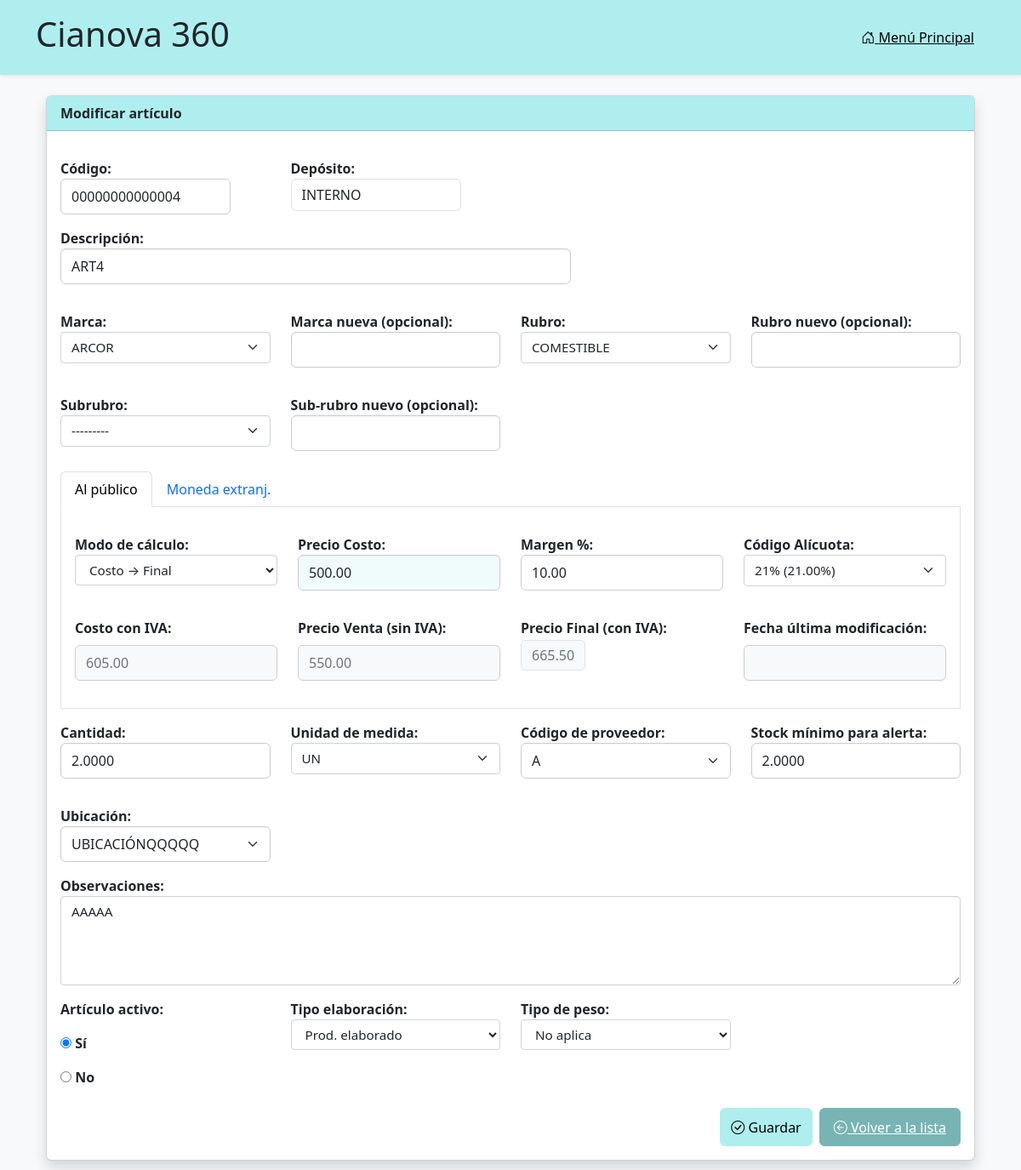
Page /articulos/modificar/23/ (signed in) on the earlier database version.
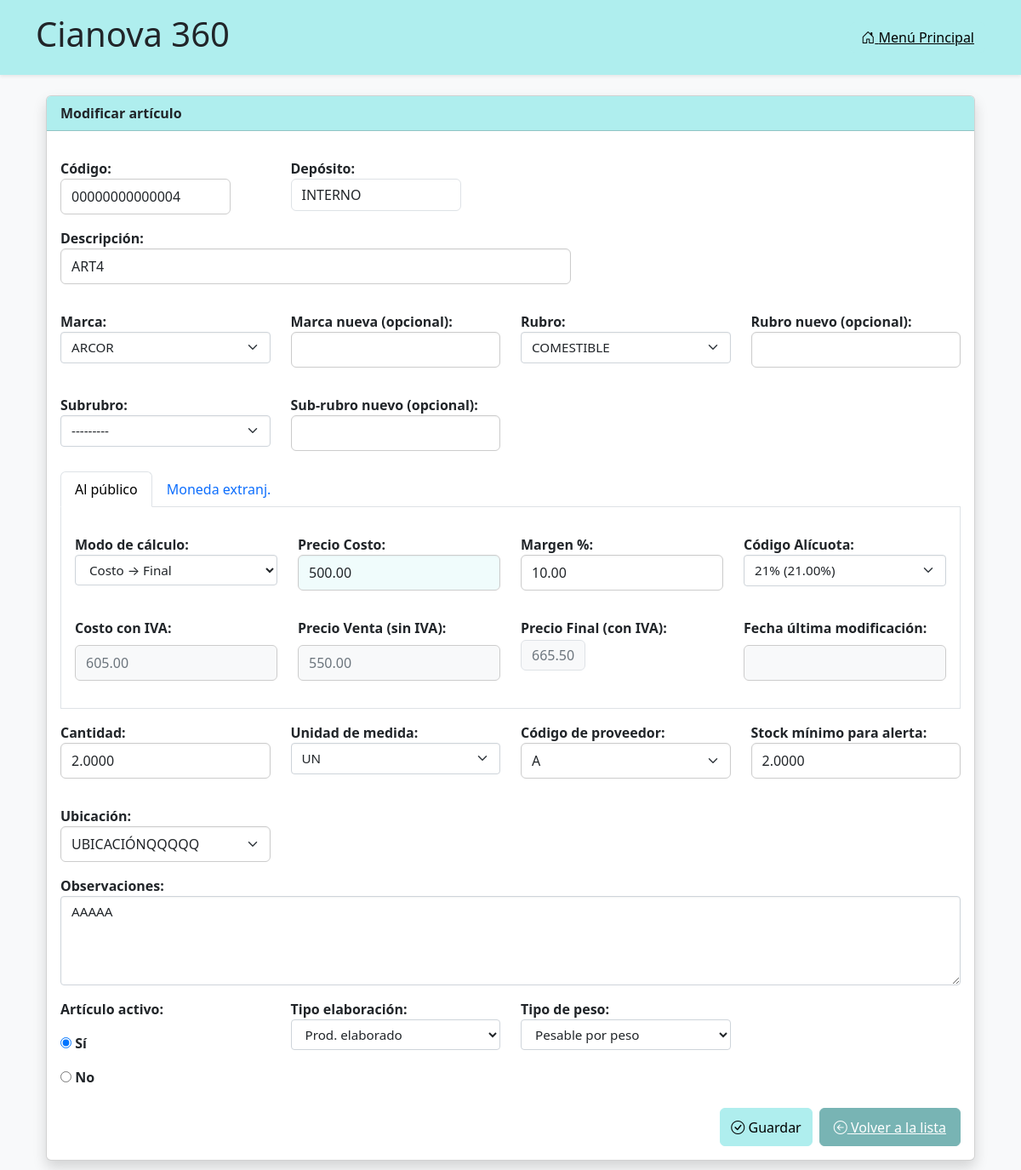
Same page on the later database version.
### articulos/models.py (models this page shows, shortened)
class UpperCaseMixin:
    def save(self, *args, **kwargs):
        for field in self._meta.fields:
            if isinstance(field, models.CharField) and getattr(self, field.name):
                setattr(self, field.name, getattr(self, field.name).upper())
        super().save(*args, **kwargs)

class Articulo(UpperCaseMixin, models.Model):
    codart = models.CharField(
        "Código",
        max_length=14,
        unique=True,
        validators=[
            RegexValidator(
                regex=r'^[A-Z0-9]+$',
                message='Solo se permiten letras mayúsculas y números.'
            )
        ],
        help_text='14 caracteres, se completa con ceros a la izquierda.'
    )
    descrip = models.CharField("Descripción", max_length=80)
    marca = models.ForeignKey('Marca', on_delete=models.PROTECT, blank=True, null=True)
    rubro = models.ForeignKey('Rubro', on_delete=models.PROTECT, blank=True, null=True)
    subrubro = models.ForeignKey('Subrubro', on_delete=models.PROTECT, blank=True, null=True)
    deposito = models.CharField(max_length=14, blank=True, null=True, verbose_name="Depósito")
    precosto = models.DecimalField("Precio Costo", max_digits=12, decimal_places=2, validators=[MinValueValidator(0)])
    margen = models.DecimalField("Margen %", max_digits=6, decimal_places=2, default=0)
    ncodalic = models.ForeignKey('Alicuota', verbose_name="Código Alícuota", on_delete=models.PROTECT)
    alic = models.DecimalField("% Alícuota", max_digits=5, decimal_places=2, editable=False, null=True, default=0)
    costoiva = models.DecimalField("Costo con IVA", max_digits=12, decimal_places=2, null=True, blank=True, default=0)
    preventa = models.DecimalField("Precio Venta (sin IVA)", max_digits=12, decimal_places=2, null=True, blank=True, default=0)
    prefinal = models.DecimalField(
        "Precio Final (con IVA)",
        max_digits=12,
        decimal_places=2,
        null=True,
        default=0,
        blank=True,
        validators=[MinValueValidator(0)]
    )
    fecultmod = models.DateField(null=True, blank=True)
    modo_calculo = models.CharField(
        max_length=1,
        choices=[('C', 'Costo → Final'), ('F', 'Final → Costo')],
        default='C',
        verbose_name="Modo de cálculo"
    )
    cantidad = models.DecimalField(max_digits=14, decimal_places=4, default=0)
    unimed = models.CharField(max_length=2, choices=UNIDADES, default='UN')
    codprovee = models.CharField("Código de proveedor", max_length=14, blank=True, null=True)
    bajostock = models.DecimalField("Stock mínimo para alerta", max_digits=11, decimal_places=4, default=0)
    ubicacion = models.CharField("Ubicación", max_length=14, blank=True, null=True)
    obs = models.TextField("Observaciones", blank=True, null=True)
    activo = models.CharField(max_length=1, choices=ACTIVO_CHOICES, blank=False, default='S')
    prodela = models.IntegerField(choices=PRODELA_CHOICES, null=True, blank=True)
    tipopeso = models.IntegerField(choices=TIPOPESO_CHOICES, null=True, blank=True)
    def save(self, *args, **kwargs):
        self.codart = self.codart.upper().zfill(14)
        alic = Decimal(str(self.ncodalic.nporc or "0"))
        margen = Decimal(str(self.margen or "0"))
        precosto = Decimal(str(self.precosto or "0"))
        self.alic = alic
        self.costoiva = precosto * (Decimal("1") + alic / Decimal("100"))
        if self.modo_calculo == 'C':
            self.preventa = precosto * (Decimal("1") + margen / Decimal("100"))
            self.prefinal = self.preventa * (Decimal("1") + alic / Decimal("100"))
        else:
            prefinal = Decimal(str(self.prefinal or "0"))
            self.preventa = prefinal / (Decimal("1") + alic / Decimal("100"))
            self.precosto = self.preventa / (Decimal("1") + margen / Decimal("100"))
        self.precosto = Decimal(str(self.precosto)).quantize(Decimal("0.01"), rounding=ROUND_HALF_UP)
        self.preventa = Decimal(str(self.preventa)).quantize(Decimal("0.01"), rounding=ROUND_HALF_UP)
        self.costoiva = Decimal(str(self.costoiva)).quantize(Decimal("0.01"), rounding=ROUND_HALF_UP)
        self.prefinal = Decimal(str(self.prefinal)).quantize(Decimal("0.01"), rounding=ROUND_HALF_UP)
        if self.pk:
            original = Articulo.objects.get(pk=self.pk)
            if (
                original.precosto != self.precosto or
                original.margen != self.margen or
                original.prefinal != self.prefinal
            ):
                self.fecultmod = timezone.now().date()
        else:
            self.fecultmod = timezone.now().date()
        super().save(*args, **kwargs)

### articulos/views.py (the view)
# urls.py: path('modificar/<int:pk>/', views.modificar_articulo, name='modificar_articulo'),
def modificar_articulo(request, pk):
    if not request.session.get('usuario_autenticado'):
        return redirect('login')
    articulo = get_object_or_404(Articulo, pk=pk)
    if request.method == 'POST':
        form = ArticuloForm(request.POST, instance=articulo)
        if form.is_valid():
            articulo = form.save(commit=False)
            articulo.precosto = round(float(articulo.precosto), 2)
            articulo.margen = round(float(articulo.margen), 2)
            articulo.prefinal = round(float(articulo.prefinal or 0), 2) if articulo.prefinal else None
            articulo.save()
            return redirect('lista_articulos')
    else:
        articulo.save()
        form = ArticuloForm(instance=articulo)
    return render(request, 'articulos/formulario.html', {
        'form': form,
        'titulo': 'Editar artículo',
        'es_edicion': True  # <-- nuevo flag
    })

### articulos/models.py (called while the page is built)
    def __str__(self):
        return f"{self.descrip} ({self.nporc}%)"

    def __str__(self):
        return self.nombre

    def __str__(self):
        return self.nombre

### articulos/templates/articulos/formulario.html (shortened to what the changed rows need)
{% extends "base.html" %}
{% load widget_tweaks %}
{% block content %}
<div class="container my-4">
  <div class="card shadow">
    <div class="card-body">
      <form method="post" id="articuloForm">
        <div class="row mb-3">
          <div class="col-md-3">
		    {{ form.codart.label_tag }}
			{% if codart_auto %}
				{% render_field form.codart readonly="readonly" class="form-control readonly-codart" %}
			{% else %}
				{% render_field form.codart class="form-control" %}
			{% endif %}
		  </div>
          <div class="col-md-3">
            {{ form.deposito.label_tag }} {{ form.deposito }}
          </div>
        </div>
        <div class="mb-3">
          {{ form.descrip.label_tag }} {{ form.descrip }}
        </div>
        <div class="row mb-3">
			<div class="col-md-3">
				{{ form.marca.label_tag }}
				{% render_field form.marca class="form-select input-cianova w-100" %}
			</div>
			<div class="col-md-3">
				{{ form.rubro.label_tag }}
				{% render_field form.rubro class="form-select input-cianova w-100" %}
			</div>
		</div>
		<div class="row mb-3">
			<div class="col-md-3">
				{{ form.subrubro.label_tag }}
				{% render_field form.subrubro class="form-select input-cianova w-100" %}
			</div>
		</div>
        <div class="tab-content border border-top-0 p-3" id="articuloTabsContent">
          <div class="tab-pane fade show active" id="page1" role="tabpanel">
            {% include "articulos/_form_precio.html" %}
          </div>
        </div>
		<div class="row mb-3">
		  <div class="col-md-3">
			{{ form.cantidad.label_tag }}
			{{ form.cantidad|add_class:"form-control input-cianova w-100"|attr:"step:0.0001" }}
		  </div>
		  <div class="col-md-3">
			{{ form.unimed.label_tag }}
			{{ form.unimed|add_class:"form-select input-cianova w-100" }}
		  </div>
		  <div class="col-md-3">
			{{ form.codprovee.label_tag }}
			{% render_field form.codprovee class="form-select input-cianova w-100" %}
		  </div>
		  <div class="col-md-3">
			{{ form.bajostock.label_tag }}
			{{ form.bajostock|add_class:"form-control input-cianova w-100"|attr:"step:0.0001" }}
		  </div>
		</div>
		<div class="row mb-3">
			<div class="col-md-3">
				{{ form.ubicacion.label_tag }}
				{% render_field form.ubicacion class="form-select input-cianova w-100" %}
			</div>
		</div>
		<div class="form-group">
			{{ form.obs.label_tag }}
			{% render_field form.obs class="form-control input-cianova w-100" rows="4" placeholder="Notas internas, advertencias, detalles técnicos..." %}
		</div>
		<div class="row mb-3">
			<div class="col-md-3">
				<div class="grupo-opciones">
					{{ form.activo }}
				</div>
			</div>
			<div class="col-md-3">
				{% if form.prodela %}
					<div class="form-group">
						{{ form.prodela.label_tag }}
						{% render_field form.prodela class="combo-neutral" %}
					</div>
				{% endif %}
			</div>
			<div class="col-md-3">
				{% if form.tipopeso %}
					<div class="form-group">
						{{ form.tipopeso.label_tag }}
						{% render_field form.tipopeso class="combo-neutral" %}
					</div>
				{% endif %}
			</div>
		</div>
      </form>
    </div>
  </div>
</div>
{% endblock %}

### articulos/templates/articulos/_form_precio.html (shortened to what this page needs)
{% load widget_tweaks %}
<div class="row mb-3">
  <div class="col-md-3">
    {{ form.modo_calculo.label_tag }}
    {{ form.modo_calculo|add_class:"select-control input-cianova w-100"|attr:"id:id_modo_calculo" }}
  </div>
  <div class="col-md-3">
    {{ form.precosto.label_tag }}
    {{ form.precosto|add_class:"form-control input-cianova w-100"|attr:"id:id_precosto" }}
  </div>
  <div class="col-md-3">
    {{ form.margen.label_tag }}
    {{ form.margen|add_class:"form-control input-cianova w-100"|attr:"id:id_margen" }}
  </div>
  <div class="col-md-3">
    {{ form.ncodalic.label_tag }}
    {{ form.ncodalic|add_class:"form-select input-cianova w-100"|attr:"id:id_ncodalic" }}
  </div>
</div>
<div class="row mb-3">
  <div class="col-md-3">
    <label class="form-label">Costo con IVA:</label>
    <input type="text" id="costoiva" class="form-control input-cianova-readonly w-100" value="{{ form.instance.costoiva|default:"0.00" }}" readonly>
  </div>
  <div class="col-md-3">
    <label class="form-label">Precio Venta (sin IVA):</label>
    <input type="text" id="preventa" class="form-control input-cianova-readonly w-100" value="{{ form.instance.preventa|default:"0.00" }}" readonly>
  </div>
  <div class="col-md-3">
    <label class="form-label">Precio Final (con IVA):</label>
    {% if form.instance.modo_calculo == 'C' %}
      <span id="prefinal-display" class="form-control input-cianova-readonly w-100">{{ form.instance.prefinal|default:"0.00" }}</span>
    {% else %}
      {{ form.prefinal|add_class:"form-control input-cianova w-100"|attr:"id:prefinal-input"|attr:"step:0.01" }}
      <span id="prefinal-display" class="form-control input-cianova-readonly w-100" style="display:none;"></span>
    {% endif %}
  </div>
  <div class="col-md-3">
    <label class="form-label">Fecha última modificación:</label>
    <input type="text" id="fecultmod" class="form-control input-cianova-readonly w-100" value="{{ form.instance.fecultmod|date:"d/m/Y" }}" readonly>
  </div>
</div>

Differences in the rows shown:
changed Articulo "INTERNO": tipopeso "No aplica" → "Pesable por peso"
